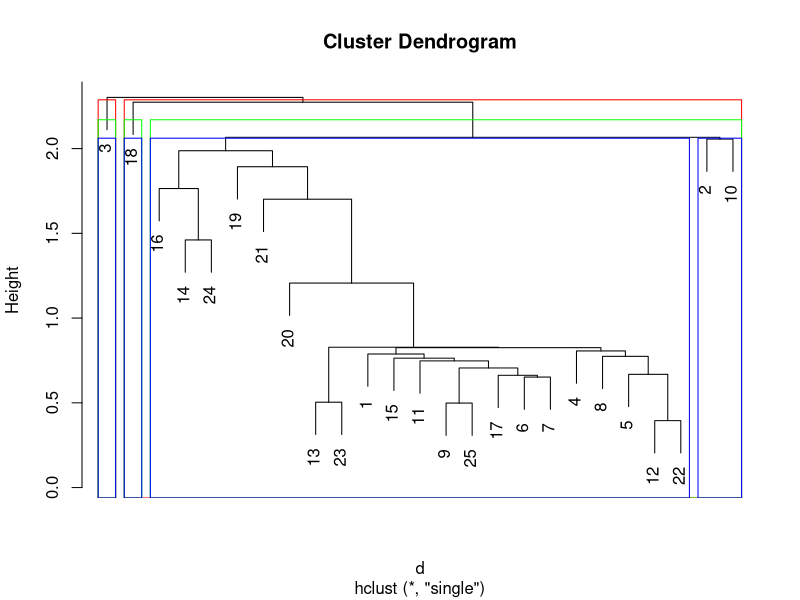
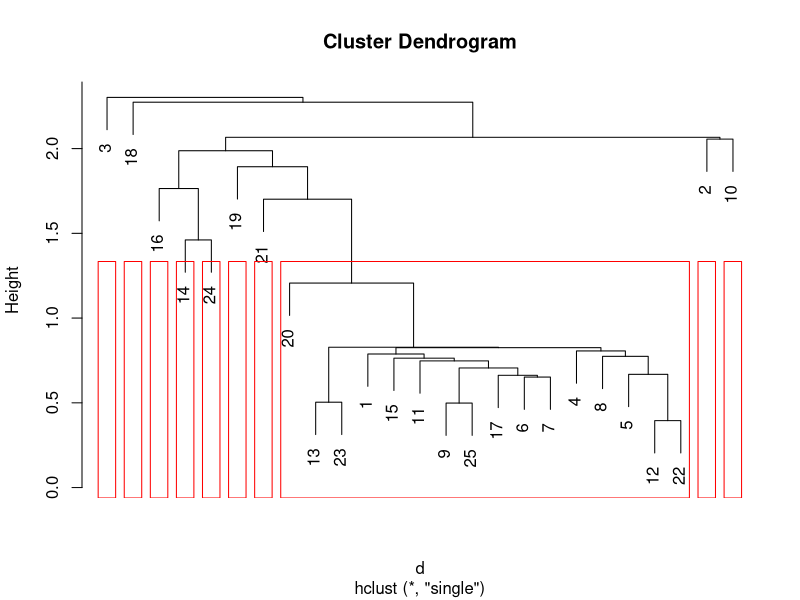
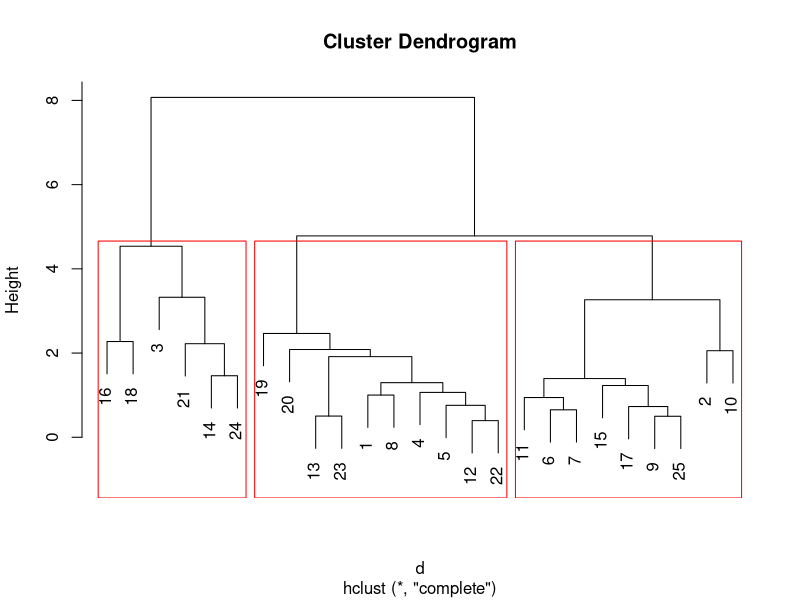

R code for these plots, in order:
## Set the working directory to where the Excel file is
## Session > Set Working Directory > Choose Directory > Select the directory where the Excel file is

getwd()
dir()

input <- read.csv("Universities.csv",header=TRUE)
dim(input)

mydata <- input[1:25,3:8] ## exclude the columns with university and state names
standardized_data <- scale(mydata) ## standardize the columns

## Hierarchical Clustering

?dist ## computes the distance matrix
?hclust ## runs hierarchical clustering

## Aproach 1: Euclidean distance, Single linkage
d <- dist(standardized_data, method = "euclidean") 
fit <- hclust(d, method="single")
plot(fit) # display dendrogram
rect.hclust(fit, k=2, border="red")
input[3,]
rect.hclust(fit, k=3, border="green")
input[18,]
rect.hclust(fit, k=4, border="blue")
input[c(2,10),]

plot(fit) # display dendrogram
rect.hclust(fit, k=10, border="red")
groups <- cutree(fit, k=10) # cut tree into 10 clusters
groups
membership<-as.matrix(groups)
membership
?subset
cluster1 <- subset(input,membership[,1]==1)
cluster1

## Aproach 2: Euclidean distance, Complete linkage
d <- dist(standardized_data, method = "euclidean")
fit <- hclust(d, method="complete")
plot(fit) # display dendrogram
rect.hclust(fit, k=3, border="red")
groups <- cutree(fit, k=3) # cut tree into 3 clusters
membership<-as.matrix(groups)
membership
cluster1 <- subset(input,membership[,1]==1)
cluster1 ## what sort of universities are these?
cluster2 <- subset(input,membership[,1]==2)
cluster2 ## what sort of universities are these?
cluster3 <- subset(input,membership[,1]==3)
cluster3 ## what sort of universities are these?

## Preparing the cluster membership data to analyze cluster characteristics in Tableau
colnames(membership)[1] <- "Cluster ID"
UnivsWithClusterMembership <- cbind(input,membership)
UnivsWithClusterMembership
write.csv(UnivsWithClusterMembership,file="UniversitiesWithClusterMembership.csv")

## You may launch Tableau, upload UniversitiesWithClusterMembership.csv, andalyze the cluster characteristics
## Other APIs for calculating distance matrix
library(cluster)
?daisy  ## "euclidean", "manhattan", "gower" are available in this API
library(ade4)
?dist.binary ## Jaccard index, Simple matching coefficient, etc., are availble in this API
## There are several other APIs in some other packages (e.g., sm {nomclusT}, vegdist {vegan}) to compute distance matrix. Please pay attention to the definition of the distance metrics in those APIs before using them.
